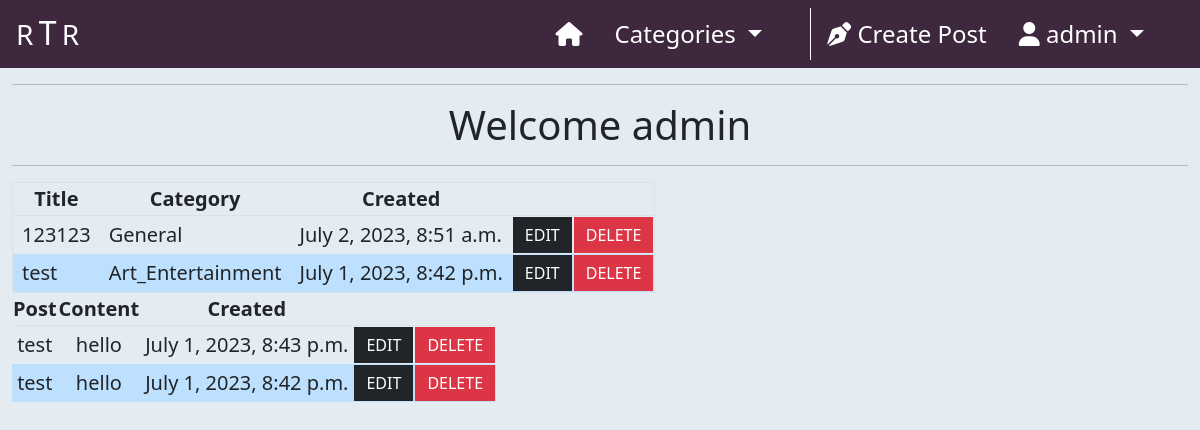
/profile/ (signed in), run on an earlier commit of the app's database.
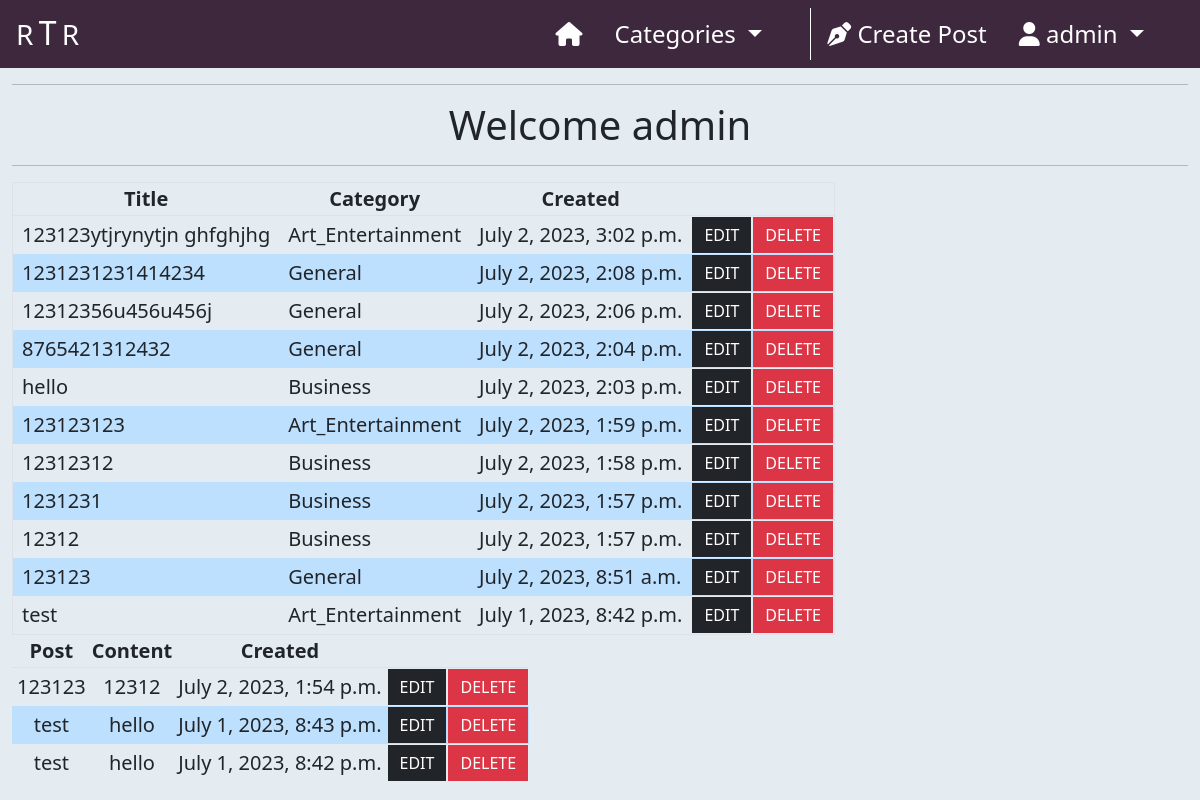
And on a later commit of the database.
### home/models.py (models this page shows, shortened)
class Post(models.Model):
    title = models.CharField(max_length=200, unique=True)
    slug = models.SlugField(
        max_length=200,
        unique=True,
        null=True,
        blank=True
    )
    author = models.ForeignKey(
        User,
        on_delete=models.CASCADE,
        related_name='posts'
    )
    excerpt = models.TextField(max_length=300, null=True, blank=True)
    content = models.TextField()
    category = models.ForeignKey(
        Category,
        max_length=30,
        null=True,
        blank=True,
        on_delete=models.SET_NULL
    )
    created_on = models.DateTimeField(auto_now_add=True)
    status = models.IntegerField(choices=STATUS, default=1)
    likes = models.ManyToManyField(User, related_name='likes', blank=True)
    class Meta:
        ordering = ['-created_on']
    def __str__(self):
        return self.title

class Category(models.Model):
    class Meta:
        verbose_name_plural = 'Categories'
    friendly_name = models.CharField(max_length=254)
    name = models.CharField(max_length=254, null=True, blank=True)
    def __str__(self):
        return self.name
    def get_friendly_name(self):
        return self.friendly_name

class Comment(models.Model):
    post = models.ForeignKey(
        Post,
        on_delete=models.CASCADE,
        related_name="comments"
    )
    author = models.ForeignKey(
        User,
        on_delete=models.CASCADE,
        related_name='user_comments'
    )
    body = models.TextField(max_length=300)
    created_on = models.DateTimeField(auto_now_add=True)
    approved = models.BooleanField(default=True)
    parent = models.ForeignKey(
        'self',
        null=True,
        blank=True,
        on_delete=models.CASCADE,
        related_name='replies'
    )
    class Meta:
        ordering = ['-created_on']

### profiles/views.py (the view)
# urls.py: path('', views.profile_view, name="profile"),
def profile_view(request):
    profile = get_object_or_404(UserProfile, id=request.user.id)
    posts = Post.objects.filter(
        author=profile.user.id
    ).order_by('-created_on')
    comments = Comment.objects.filter(
        author=request.user.id
    ).order_by('-created_on')
    return render(
        request,
        "profiles/profile.html",
        {
            'profile': profile,
            'posts': posts,
            'comments': comments,
        },
    )

### home/context_processors.py (called while the page is built)
def categories(request):
    return {
        'categories': Category.objects.all()
    }

### profiles/templates/profiles/profile.html
{% extends "base.html" %}
{% load static %}
{% block content %}
    <div class="container-fluid">
        <div class="row">
            <div class="col-12 text-center">
                <hr>
                <h1>Welcome {{ request.user.username }}</h1>
                <hr>
            </div>
        </div>
        <div class="row">
            <div class="col-12">
                <table class="border">
                    <tr class="text-center border-bottom">
                        <th class="fs-5">Title</th>
                        <th class="fs-5">Category</th>
                        <th class="fs-5">Created</th>
                    </tr>
                    {% for post in posts %}
                        <tr {% if forloop.counter|divisibleby:2 %} style="background-color: #bee0ff;" {% endif %}>
                            <td><span class="fs-5 mx-2">{{ post.title }}</span></td>
                            <td><span class="fs-5 mx-2">{{ post.category|title }}</span></td>
                            <td><span class="fs-5 mx-2">{{ post.created_on }}</span></td>
                            <td><a class="btn btn-dark border-0 rounded-0" href="{% url 'edit_post' post.slug %}">EDIT</a></td>
                            <td><a class="btn btn-danger border-0 rounded-0" href="{% url 'edit_post' post.slug %}">DELETE</a></td>
                        </tr>
                    {% endfor %}
                </table>
            </div>
        </div>
        <div class="row">
            <div class="col-12">
                <table>
                    <tr class="text-center border-bottom">
                        <th><span class="fs-5">Post</span></th>
                        <th><span class="fs-5">Content</span></th>
                        <th><span class="fs-5">Created</span></th>
                    </tr>
                    {% for comment in comments %}
                        <tr {% if forloop.counter|divisibleby:2 %} style="background-color: #bee0ff;" {% endif %}>
                            <td class="text-center"><span class="fs-5 mx-1">{{ comment.post }}</span></td>
                            <td class="text-center"><span class="fs-5 mx-1">{{ comment.body }}</span></td>
                            <td class="text-center"><span class="fs-5 mx-1">{{ comment.created_on }}</span></td>
                            <td class="text-center"><a class="btn btn-dark border-0 rounded-0" href="">EDIT</a></td>
                            <td class="text-center"><a class="btn btn-danger border-0 rounded-0" href="">DELETE</a></td>
                        </tr>
                    {% endfor %}
                </table>
            </div>
        </div>
    </div>
{% endblock %}

### templates/base.html (shortened to what this page needs)
{% load static %}
<!DOCTYPE html>
<html class="h-100 w-100" lang="en">
    <head>
        {% block corecss %}
            <link rel="stylesheet"
                  href="https://cdnjs.cloudflare.com/ajax/libs/font-awesome/5.15.3/css/all.min.css"
            >
            <link href="https://cdn.jsdelivr.net/npm/bootstrap@5.0.1/dist/css/bootstrap.min.css"
                  rel="stylesheet"
            >
            <link rel="stylesheet"
                  href="{% static 'css/base.css' %}"
            >
        {% endblock %}
    </head>
    <body class="h-100 w-100 d-flex flex-column bg-alice">
        <nav class="navbar navbar-expand-lg navbar-dark bg-purple">
            <a class="navbar-brand ms-3" href="{% url 'index' %}">
                <span class="fs-3 text-white">R</span>
                <h2 class="d-inline text-white">T</h2>
                <span class="fs-3 text-white me-5">R</span>
            </a>
            <div class="collapse navbar-collapse" id="navbarNavDropdown">
              <ul class="navbar-nav ms-auto me-5">
                <li class="nav-item">
                  <a class="nav-link ms-2 me-2 text-white fs-4"
                     href="{% url 'index' %}">
                    <i class="fa-solid fa-house" style="color: #ffffff;"></i>
                  </a>
                </li>
                <li class="nav-item dropdown">
                  <a class="nav-link dropdown-toggle ms-2 me-2 text-white fs-4"
                     href="#"
                     id="categories-dropdown" data-bs-toggle="dropdown"
                     aria-haspopup="true" aria-expanded="false">
                    Categories
                  </a>
                </li>
                <li class="nav-item active">
                  <a class="nav-link ms-2 text-white fs-4 me-2" href="#">
                  </a>
                </li>
                {% if user.is_authenticated %}
                  <li class="nav-item">
                    <a class="nav-link ms-2 me-2 text-white fs-4"
                       href="{% url 'create_post' %}">
                      <i class="fa-sharp fa-solid fa-pen-nib" style="color: #ffffff;"></i>
                      Create Post
                    </a>
                  </li>
                  <li class="nav-item dropdown">
                    <a class="nav-link dropdown-toggle ms-2 text-white fs-4" href="#"
                       id="userDropDown" data-bs-toggle="dropdown"
                       aria-haspopup="true" aria-expanded="false">
                      <i class="fa-solid fa-user" style="color: #ffffff;"></i>
                      {{ user.username }}
                    </a>
                  </li>
                {% endif %}
              </ul>
            </div>
          </nav>
        {% block content %}
        {% endblock content %}
    </body>
</html>

### static/css/base.css (style rules this page uses)
.bg-alice { background-color: #E4EBF1; }
.bg-purple { background-color: #3E283E; }

What changed in the data, as far as the page shows it:
added Post: title "123123ytjrynytjn ghfghjhg", category "Art_Entertainment", created_on "July 2, 2023, 3:02 p.m."
added Post: title "1231231231414234", category "General", created_on "July 2, 2023, 2:08 p.m."
added Post: title "12312356u456u456j", category "General", created_on "July 2, 2023, 2:06 p.m."
added Post: title "8765421312432", category "General", created_on "July 2, 2023, 2:04 p.m."
added Post: title "hello", category "Business", created_on "July 2, 2023, 2:03 p.m."
added Post: title "123123123", category "Art_Entertainment", created_on "July 2, 2023, 1:59 p.m."
added Post: title "12312312", category "Business", created_on "July 2, 2023, 1:58 p.m."
added Post: title "1231231", category "Business", created_on "July 2, 2023, 1:57 p.m."
added Post: title "12312", category "Business", created_on "July 2, 2023, 1:57 p.m."
added Comment: post "123123", body "12312", created_on "July 2, 2023, 1:54 p.m."
